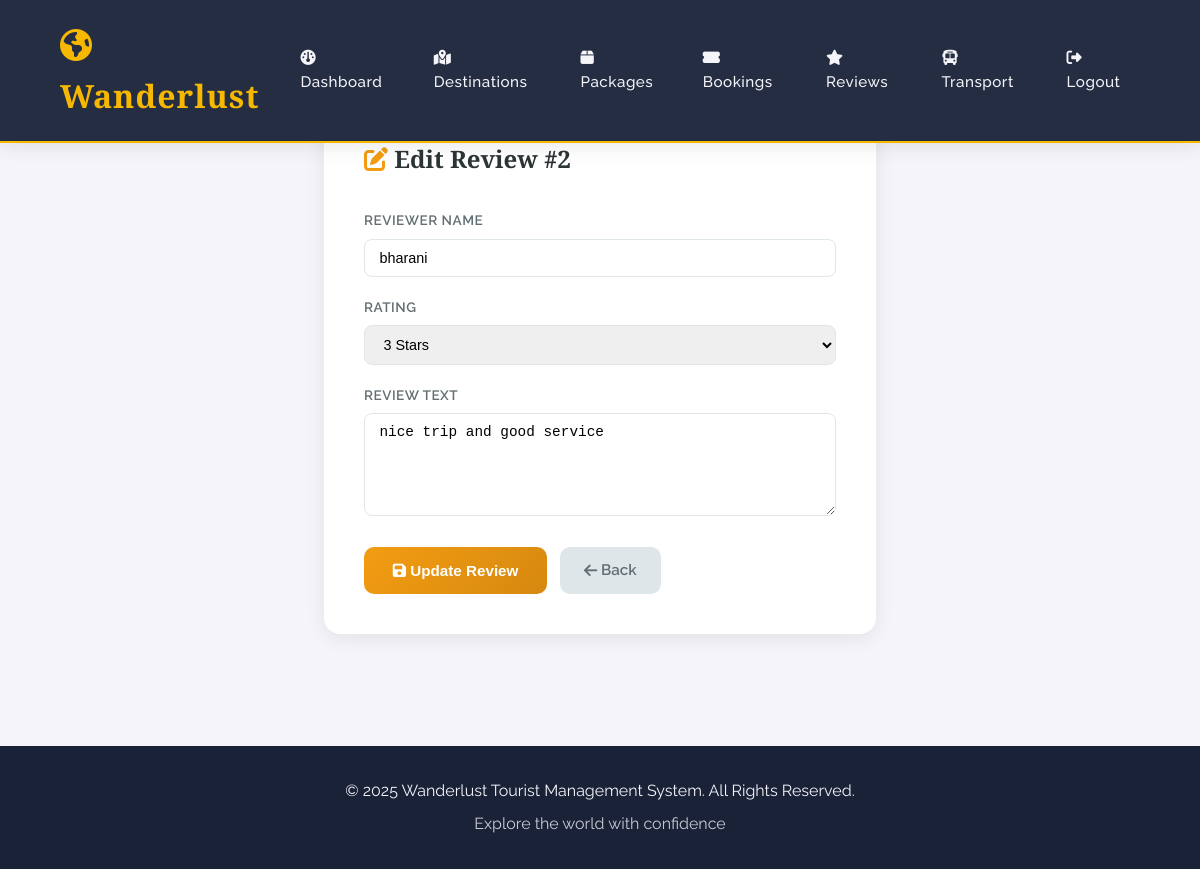
Page /admin/reviews/edit/2 (signed in) on the committed database.
### app.py (models this page shows)
class Review(db.Model):
    id = db.Column(db.Integer, primary_key=True)
    user_id = db.Column(db.Integer, db.ForeignKey('user.id'), nullable=False)
    name = db.Column(db.String(100), nullable=False)
    review_text = db.Column(db.Text, nullable=False)
    rating = db.Column(db.Integer, default=5)
    created_at = db.Column(db.DateTime, default=datetime.utcnow)

### app.py (the view, shortened to what this page needs)
@app.route('/admin/reviews/edit/<int:id>', methods=['GET', 'POST'])
def admin_reviews_edit(id):
    if not admin_required():
        return redirect(url_for('admin_login'))
    rev = Review.query.get_or_404(id)
    return render_template('admin_reviews_edit.html', review=rev)

### app.py (called while the page is built)
def admin_required():
    return 'user_id' in session and session.get('is_admin')

### templates/admin_reviews_edit.html (shortened to what this page needs)
{% extends "base.html" %}
{% block content %}
<div class="edit-page">
    <div class="edit-card">
        <h2><i class="fas fa-edit" style="color:#f39c12;"></i> Edit Review #{{ review.id }}</h2>
        <form method="POST">
            <div class="form-group">
                <label>Reviewer Name</label>
                <input type="text" name="name" value="{{ review.name }}" required>
            </div>
            <div class="form-group">
                <label>Rating</label>
                <select name="rating" required>
                    {% for i in [1,2,3,4,5] %}
                    <option value="{{ i }}" {% if review.rating == i %}selected{% endif %}>{{ i }} Star{% if i > 1 %}s{% endif %}</option>
                    {% endfor %}
                </select>
            </div>
            <div class="form-group">
                <label>Review Text</label>
                <textarea name="review_text" rows="5" required>{{ review.review_text }}</textarea>
            </div>
            <div class="btn-row">
                <button type="submit" class="btn-save"><i class="fas fa-save"></i> Update Review</button>
                <a href="{{ url_for('admin_reviews') }}" class="btn-cancel"><i class="fas fa-arrow-left"></i>&nbsp;Back</a>
            </div>
        </form>
    </div>
</div>
{% endblock %}

### static/css/style.css (style rules this page uses)
:root { --primary: #FF6B35; --secondary: #004E89; --accent: #F7B801; --dark: #1A2238; --light: #F4F4F9; --success: #2A9D8F; --error: #E76F51; --gradient-main: linear-gradient(135deg, #667eea 0%, #764ba2 100%); --gradient-warm: linear-gradient(135deg, #f093fb 0%, #f5576c 100%); --gradient-ocean: linear-gradient(135deg, #4facfe 0%, #00f2fe 100%); --gradient-sunset: linear-gradient(135deg, #fa709a 0%, #fee140 100%); }
* { margin: 0; padding: 0; box-sizing: border-box; }
body { font-family: 'Raleway', sans-serif; background: var(--light); color: var(--dark); line-height: 1.6; overflow-x: hidden; }
h1, h2, h3, h4, h5 { font-family: 'Cormorant Garamond', serif; font-weight: 700; }
.form-group { margin-bottom: 1.5rem; }
.form-group label { display: block; margin-bottom: 0.5rem; font-weight: 600; color: var(--dark); font-size: 0.95rem; }

### templates/admin_reviews_edit.html (style rules this page uses)
.edit-page { max-width:600px; margin:0 auto; padding:100px 1.5rem 3rem; }
.edit-card { background:white; border-radius:16px; padding:2.5rem; box-shadow:0 4px 20px rgba(0,0,0,0.08); }
.edit-card h2 { font-size:1.5rem; font-weight:700; color:#2d3436; margin-bottom:2rem; }
.form-group { margin-bottom:1.2rem; }
.form-group label { display:block; font-size:0.85rem; font-weight:600; color:#636e72; text-transform:uppercase; letter-spacing:0.5px; margin-bottom:0.4rem; }
.form-group input, .form-group select, .form-group textarea { width:100%; padding:0.65rem 0.9rem; border:1.5px solid #dfe6e9; border-radius:8px; font-size:0.9rem; outline:none; box-sizing:border-box; transition:border-color 0.2s; }
.btn-row { display:flex; gap:0.8rem; margin-top:1.5rem; }
.btn-save { background:linear-gradient(135deg,#f39c12,#d68910); color:white; padding:0.7rem 1.8rem; border-radius:10px; border:none; cursor:pointer; font-weight:600; font-size:0.95rem; }
.btn-cancel { background:#dfe6e9; color:#636e72; padding:0.7rem 1.5rem; border-radius:10px; border:none; cursor:pointer; font-weight:600; font-size:0.95rem; text-decoration:none; display:inline-flex; align-items:center; }

### rows in the picture
Review: id "2", name "bharani", rating "3 Stars", review_text "nice trip and good service"
